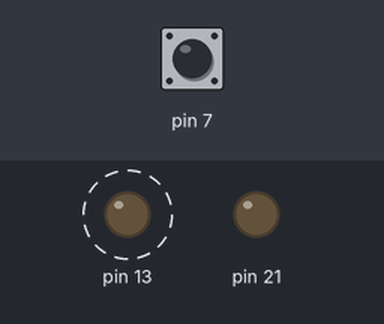
This sketch was run on a simulated Arduino Mega 2560, built with avr-gcc and run on an emulated ATmega2560. Parts: output pins drawn as LEDs (lit = HIGH). Dashed ring = blinking. The test bench sets the inputs (shaded band); at power-on: pin 7 HIGH.

Above: at 1.2 s.
1.3 s: pin 7 pulled LOW for 0.15 s
At 1.37 s:
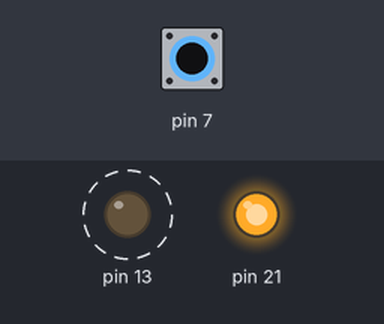
4.3 s: pin 7 pulled LOW for 1 s
At 5.9 s:
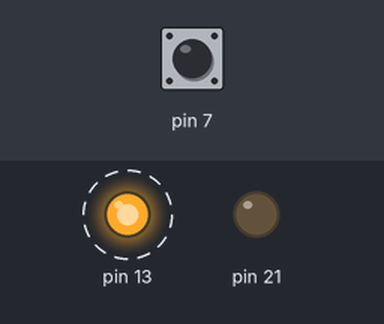
7.3 s: pin 7 pulled LOW for 3.2 s
At 7.8 s:
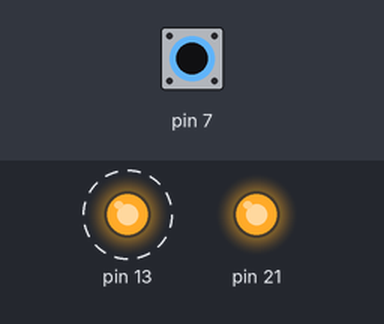
Timing chart, 0 to 18.0 s (numbered marks = the images above; inputs shaded):
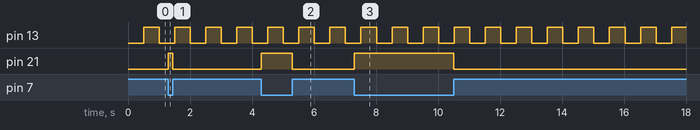

Measured:
- after the input at 1.3 s, pin 21: LOW → HIGH at once, → LOW 0.15 s later
- after the input at 4.3 s, pin 21: LOW → HIGH at once, → LOW 1.0 s later
- after the input at 7.3 s, pin 21: LOW → HIGH at once, → LOW 3.2 s later
- by itself, pin 13: alternates HIGH for 0.50 s and LOW for 0.50 s

The sketch:

BypassExperiment.ino
```cpp
void setup() {
  // Serial.begin(115200);
  Serial1.begin(115200);
  Serial2.begin(115200);

  Serial.println("Hello World");
  pinMode(7, INPUT_PULLUP);

  pinMode(21, OUTPUT);

  pinMode(13, OUTPUT);

}

void loop() {

  if(digitalRead(7) == LOW){
    digitalWrite(21, HIGH);
  }
  else{
    digitalWrite(21, LOW);
  }

  static uint32_t pm = millis();
  uint32_t cm = millis();
  if(cm-pm>500){
    Serial.println("Serial - ");
    Serial1.println("Serial1 - ");
    Serial2.println("Serial2 -");
    digitalWrite(13, !digitalRead(13));
    pm = cm;
  }

}
```
